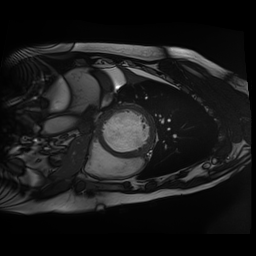
#> input picture Data/test/Img/patient001_01_3.png, 256 x 256 px, found by its file name; its folder holds only this picture in this run
$ python -i data_augmentation.py   (imports and definitions only)
#> lines starting #> are read from the running program, lines starting #| are printed output that depends on the picture
import os
import cv2
import numpy as np
from skimage import exposure
from skimage.util import random_noise
from random import randrange

def augment_data(input_path, output_path, img_folder='Img', gt_folder='GT',semisup=False, rotation_range=40, translation_range=(20, 20), noise_level=0.01,num_aug=1):
    """
    Augmente les données dans input_path et les sauvegarde dans output_path.

    Parameters:
        input_path (str): Path vers le dossier contenant les images d'origine.
        output_path (str): Path vers le dossier où sauvegarder les nouvelles images.
        img_folder (str): Nom du dossier contenant les images.
        gt_folder (str): Nom du dossier contenant les masques de segmentation (GT), si il n'existe pas on met n'importe quoi tant que ce n'est pas un nom de dossier existant.
        rotation_range (int): Plage de rotation en degrés.
        translation_range (tuple): Plage de translation (tx, ty).
        noise_level (float): Niveau de bruit à ajouter aux images.
    """
#> called with input_path = 'Data/test/Img/patient001_01_3.png', output_path = 'out.png', img_folder = 'Img', gt_folder = 'GT', semisup = False, rotation_range = 40, translation_range = (20, 20), noise_level = 0.01

    # Créer le dossier de sortie s'il n'existe pas
    os.makedirs(output_path, exist_ok=True)
    print(f"********Début de l'augmentation")
    # Dossiers de données
    data_folders = ['train', 'val', 'test']

    for folder in data_folders:
        input_folder_path = os.path.join(input_path, folder)
        output_folder_path = os.path.join(output_path, folder)

        # Liste des fichiers dans le dossier img_folder
        files = os.listdir(os.path.join(input_folder_path, img_folder))

        for file in files:
            # Charger l'image
            image_path = os.path.join(input_folder_path, img_folder, file)
            image = cv2.imread(image_path, cv2.IMREAD_GRAYSCALE)
#> image is the input picture: shape (256, 256); min 0, max 255, mean 26.1

            # print(f"********Chargement de l'image {image_path}")

            if image is None:
            #     print(f"********Erreur de chargement de l'image : {image_path}")
                break

            # Charger le masque (label) si présent
            mask_path = os.path.join(input_folder_path, gt_folder, file)
            mask = cv2.imread(mask_path, cv2.IMREAD_GRAYSCALE) if os.path.exists(mask_path) else None
            for i in range(num_aug):
                # Augmentation des données
                augmented_image, augmented_mask = apply_augmentation(image, mask, rotation_range, translation_range, noise_level)

                # Sauvegarder les images augmentées dans le dossier de sortie
                os.makedirs(os.path.join(output_folder_path, img_folder), exist_ok=True)
                os.makedirs(os.path.join(output_folder_path, gt_folder), exist_ok=True)
                cv2.imwrite(os.path.join(output_folder_path, img_folder, f'{file[:-4]}_augmented'+str(i)+'.png'), augmented_image)
                cv2.imwrite(os.path.join(output_folder_path, img_folder, f'{file[:-4]}.png'), image)
                if augmented_mask is not None:
                    cv2.imwrite(os.path.join(output_folder_path, gt_folder, f'{file[:-4]}_augmented'+str(i)+'.png'), augmented_mask)
                    cv2.imwrite(os.path.join(output_folder_path, gt_folder, f'{file[:-4]}.png'), mask)
#> this loop made 1 pass
#> pass 1, in apply_augmentation, `image = cv2.warpAffine(image, np.float32([[1, 0, tx], [0, 1, ty]]), (i..`:
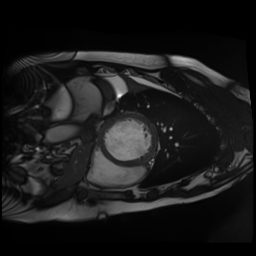
#> image: shape (256, 256); min 0, max 251, mean 26.1

    if semisup: # Si on utilise les pseudo-labels, on veut refaire la même chose pour les données non labellisées
        input_folder_path = os.path.join(input_path, 'train')
        output_folder_path = os.path.join(output_path, 'train')
        img_folder_unlabeled = 'Img-Unlabeled'
        gt_folder_unlabeled = 'GTsemi'
        files = os.listdir(os.path.join(input_folder_path, img_folder_unlabeled))
        for file in files:
           # Charger l'image
           image_path = os.path.join(input_folder_path, img_folder_unlabeled, file)
           image = cv2.imread(image_path, cv2.IMREAD_GRAYSCALE)

           if image is None:
               break

           mask_path = os.path.join(input_folder_path, gt_folder_unlabeled, file)
           mask = cv2.imread(mask_path, cv2.IMREAD_GRAYSCALE) if os.path.exists(mask_path) else None
           for i in range(num_aug):
               # Augmentation des données
               augmented_image, augmented_mask = apply_augmentation(image, mask, rotation_range, translation_range, noise_level)
               # Sauvegarder les images augmentées dans le dossier de sortie
               os.makedirs(os.path.join(output_folder_path, img_folder_unlabeled), exist_ok=True)
               os.makedirs(os.path.join(output_folder_path, gt_folder_unlabeled), exist_ok=True)
               cv2.imwrite(os.path.join(output_folder_path, img_folder_unlabeled, f'{file[:-4]}_augmented'+str(i)+'.png'), augmented_image)
               cv2.imwrite(os.path.join(output_folder_path, img_folder_unlabeled, f'{file[:-4]}.png'), image)
               if augmented_mask is not None:
                   cv2.imwrite(os.path.join(output_folder_path, gt_folder_unlabeled, f'{file[:-4]}_augmented'+str(i)+'.png'), augmented_mask)
                   cv2.imwrite(os.path.join(output_folder_path, gt_folder_unlabeled, f'{file[:-4]}.png'), mask)

def apply_augmentation(image, mask, rotation_range, translation_range, noise_level):
    # Rotation, translation, et bruit aléatoires
    apply_rotation = False
    apply_translation = False
    apply_noise = False
    idx_aug = randrange(3)
    match idx_aug:
        case 0:
            apply_rotation = True
        case 1:
            apply_translation = True
        case 2:
            apply_noise = True

    # Rotation aléatoire
    if apply_rotation:
        angle = np.random.uniform(-rotation_range, rotation_range)
        image = cv2.warpAffine(image, cv2.getRotationMatrix2D((image.shape[1] / 2, image.shape[0] / 2), angle, 1), (image.shape[1], image.shape[0]))

        if mask is not None:
            mask = cv2.warpAffine(mask, cv2.getRotationMatrix2D((mask.shape[1] / 2, mask.shape[0] / 2), angle, 1), (mask.shape[1], mask.shape[0]))

    # Translation aléatoire
    if apply_translation:
        tx = np.random.uniform(-translation_range[0], translation_range[0])
        ty = np.random.uniform(-translation_range[1], translation_range[1])
        image = cv2.warpAffine(image, np.float32([[1, 0, tx], [0, 1, ty]]), (image.shape[1], image.shape[0]))
        if mask is not None:
            mask = cv2.warpAffine(mask, np.float32([[1, 0, tx], [0, 1, ty]]), (mask.shape[1], mask.shape[0]))

    # Ajout de bruit
    if apply_noise:
        # Ajout de bruit salt-and-pepper avec scikit-image
        noise = random_noise(image, mode='s&p', amount=noise_level)

        # Ajuster l'échelle du bruit pour être dans la plage [0, 255]
        scaled_noise = (noise - np.min(noise)) / (np.max(noise) - np.min(noise)) * 255.0

        # Ajouter le bruit à l'image
        image = np.clip(image + scaled_noise, image.min(), image.max())


    #Si le masque est fourni, on le retourne avec les mêmes transformations (hormis le bruit) sinon on retourne None
    return image, mask if mask is not None else None


# Exemple d'utilisation
# input_path = 'chemin/vers/dossier/data'
# output_path = 'chemin/vers/dossier/data_augmented'
# augment_data(input_path, output_path)

>>> result = augment_data('Data/test/Img/patient001_01_3.png', 'out.png')
